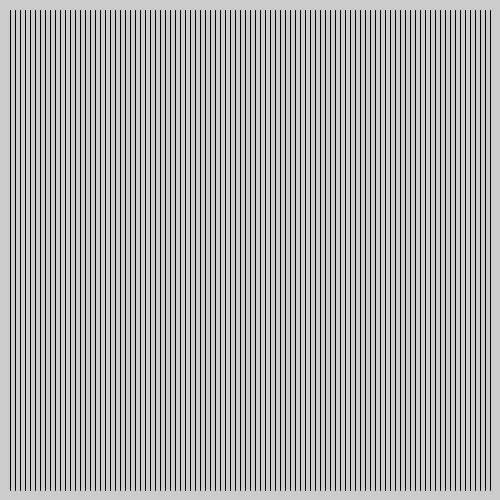
Frame 1 (no input)
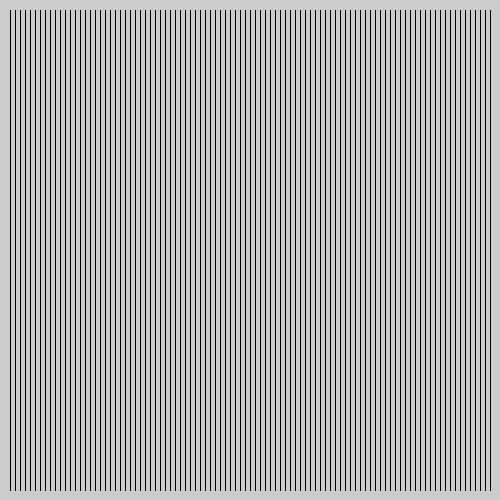
Frame 60 (the mouse pressed at the canvas centre just before this capture)
Frame 120 (the mouse held since frame 60 and released just before this capture): identical to frame 60, image omitted

The Processing sketch that drew these frames (run headless with seeded random() and noise(); from frame 60 on, the mouse is pressed at the canvas centre):

// Processing sketch: code_04_15
// ── code_04_15.pde

void setup(){
size(500, 500);
}

void draw(){
  int i = 10;
  do{
  line(i, 10, i, 490);  
  i = i + 5;
  }while(i <= 490);
}
